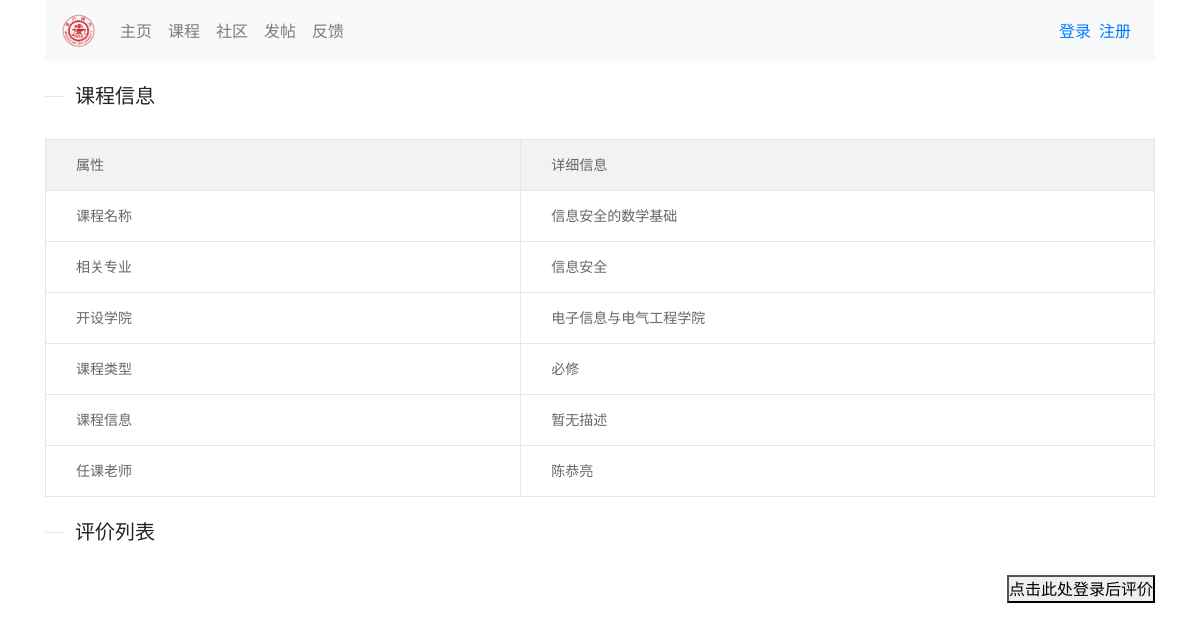
The app's page /course/coursedes/3 with its own data.
### course/models.py (models this page shows, shortened)
class Course(models.Model):
    name = models.CharField(max_length=100, unique=True)  # 课程的名字
    type = models.CharField(choices=TYPES, max_length=30)  # 课程类型
    major = models.CharField(max_length=40)  # 专业名
    school= models.CharField(choices=SCHOOLS,max_length=40, default='')  #开设学院名
    class Meta:
        ordering = ("name", )  # 排序方式

class CourseDes(models.Model):
    user_id = models.IntegerField(null=True, blank=True)  # 哪一个用户写的
    course_id = models.ForeignKey('Course',on_delete=models.CASCADE)  # 对应Course中自动生成的id
    des = models.TextField(default="暂无描述")  # 描述的信息course
    class Meta:
        ordering = ("des", )

class TeacherOfCourse(models.Model):
    course_id = models.ForeignKey('Course',on_delete=models.CASCADE)  # 对应course的id
    name = models.CharField(max_length=40, null=True)  # 教师的姓名
    class Meta:
        ordering = ("course_id",)

### course/views.py (the view, shortened to what this page needs)
# urls.py: path("coursedes/<int:pk>", coursedes, name='coursedes')
@require_http_methods(["GET","POST"])
def coursedes(request,pk):
    course=Course.objects.get(pk=pk)
    teachers=TeacherOfCourse.objects.filter(course_id=course.pk)
    flag=1
    if teachers.count()==0:
        flag=0
    if (CourseDes.objects.filter(course_id=course.pk)).count() == 0:
        des='暂无描述'
    else:
        des = CourseDes.objects.get(course_id=course.pk)
    for i in TYPES:
        if i[0]==course.type:
            type=i[1]
    school=SCHOOLS[int(course.school)-1][1]
    comments=CourseCom.objects.filter(courseid=course.pk)
    uerloginflag = 0
    commentflag = 0
    if 'username' in request.session :
        uerloginflag=1
    print(uerloginflag)
    return render(request,'course/coursedes.html',{"course":course,"teacherList":teachers,"des":des,"school":school,
                                                   "type":type,"flag":flag,"userflag":uerloginflag,
                                                   "commentflag":commentflag,"comments":comments})

### templates/course/coursedes.html (shortened to what this page needs)
{% extends 'base.html' %}
    {% load static %}
{% block content %}
    <fieldset class="layui-elem-field layui-field-title" style="margin-top: 20px;">
        <legend>课程信息</legend>
    </fieldset>
    <table class="layui-table" lay-size="lg">
        <colgroup>
            <col width="150">
            <col width="200">
            <col>
        </colgroup>
        <thead>
        <tr>
            <th>属性</th>
            <th>详细信息</th>
        </tr>
        </thead>
        <tbody>
        <tr>
            <td>课程名称</td>
            <td>{{ course.name }}</td>
        </tr>
        <tr>
            <td>相关专业</td>
            <td>{{ course.major }}</td>
        </tr>
        <tr>
            <td>开设学院</td>
            <td>{{ school }}</td>
        </tr>
        <tr>
            <td>课程类型</td>
            <td>{{ type }}</td>
        </tr>
        <tr>
            <td>课程信息</td>
            <td>{{ des }}</td>
        </tr>
        <tr>
            <td>任课老师</td>
            {% if flag == 0 %}
                <td>暂无老师</td>
            {% else %}
                {% for t in teacherList %}
                    <td>{{ t.name }}</td>
            {% endfor %}
            {% endif %}
        </tr>
        </tbody>
    </table>
    <fieldset class="layui-elem-field layui-field-title" style="margin-top: 20px;">
        <legend>评价列表</legend>
    </fieldset>
    {% if userflag == 1 %}
    <div id='inputbox' class="box">
        <form action="{% url 'course:coursedes' course.pk %}" method="post" style="margin-top:10%">
            {% csrf_token %}
            <div class="layui-input-block">
                <textarea class="layui-textarea" placeholder="请输入内容" style="margin-left:-120px;width:1100px;" id="comment" name="comment">
                </textarea>
            </div>
            <button type="submit" style="vertical-align:middle"><span>发表</span></button>
    {% else %}
        <button type="button" onclick="jump()" style="float:right"><span>点击此处登录后评价</span></button>
    {% endif %}
{% endblock %}

### static/layui/css/layui.css (style rules this page uses)
blockquote,body,button,dd,div,dl,dt,form,h1,h2,h3,h4,h5,h6,input,li,ol,p,pre,td,textarea,th,ul { margin:0;padding:0;-webkit-tap-highlight-color:rgba(0,0,0,0) }
table { border-collapse:collapse;border-spacing:0 }
button,input,optgroup,option,select,textarea { font-family:inherit;font-size:inherit;font-style:inherit;font-weight:inherit;outline:0 }
body { line-height:24px;font:14px Helvetica Neue,Helvetica,PingFang SC,Tahoma,Arial,sans-serif }
.layui-elem-field { margin-bottom:10px;padding:0;border-width:1px;border-style:solid }
.layui-elem-field legend { margin-left:20px;padding:0 10px;font-size:20px;font-weight:300 }
.layui-field-title { margin:10px 0 20px;border-width:1px 0 0 }
.layui-badge-rim,.layui-colla-content,.layui-colla-item,.layui-collapse,.layui-elem-field,.layui-form-pane .layui-form-item[pane],.layui-form-pane .layui-form-label,.layui-input,.layui-layedit,.layui-layedit-tool,.layui-quote-nm,.layui-select,.layui-tab-bar,.layui-tab-card,.layui-tab-title,.layui-tab-title .layui-this:after,.layui-textarea { border-color:#e6e6e6 }
.layui-table,.layui-table-view { margin:10px 0 }
.layui-table { width:100%;background-color:#fff;color:#666 }
.layui-table tr { transition:all .3s;-webkit-transition:all .3s }
.layui-table th { text-align:left;font-weight:400 }
.layui-table tbody tr:hover,.layui-table thead tr,.layui-table-click,.layui-table-header,.layui-table-hover,.layui-table-mend,.layui-table-patch,.layui-table-tool,.layui-table-total,.layui-table-total tr,.layui-table[lay-even] tr:nth-child(even) { background-color:#f2f2f2 }
.layui-table td,.layui-table th,.layui-table-col-set,.layui-table-fixed-r,.layui-table-grid-down,.layui-table-header,.layui-table-page,.layui-table-tips-main,.layui-table-tool,.layui-table-total,.layui-table-view,.layui-table[lay-skin=line],.layui-table[lay-skin=row] { border-width:1px;border-style:solid;border-color:#e6e6e6 }
.layui-table td,.layui-table th { position:relative;padding:9px 15px;min-height:20px;line-height:20px;font-size:14px }
.layui-table[lay-size=lg] td,.layui-table[lay-size=lg] th { padding:15px 30px }

### records on screen
Course: name "信息安全的数学基础", major "信息安全"
CourseDes: des "暂无描述"
TeacherOfCourse: name "陈恭亮"

### other values on screen
{{ school }} "电子信息与电气工程学院"
{{ type }} "必修"
